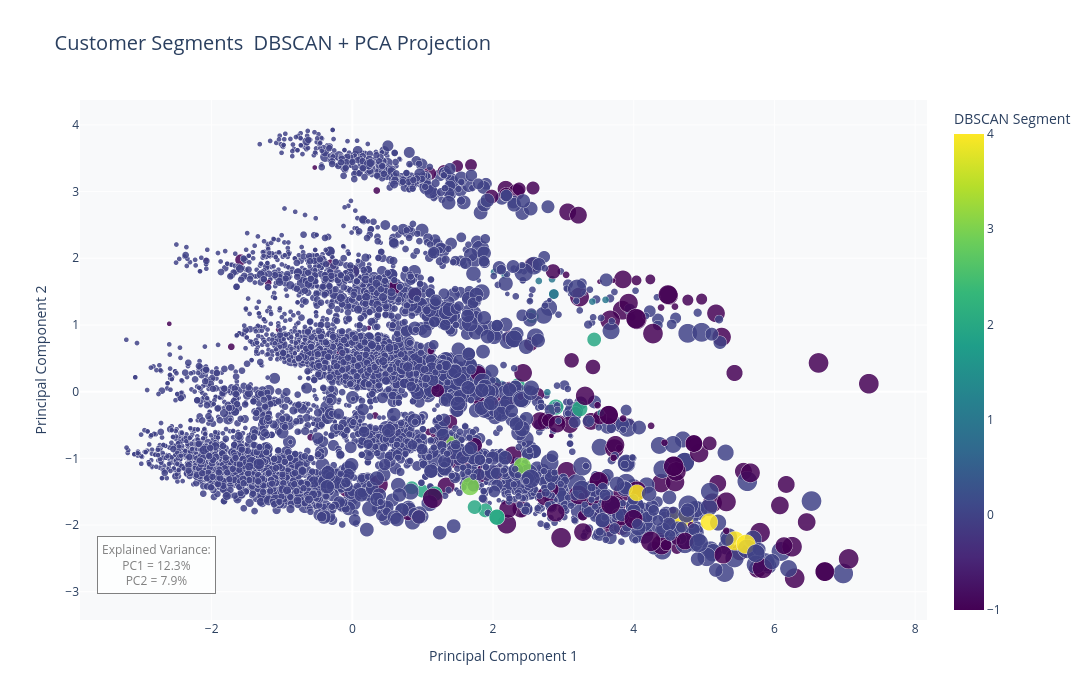

Notebook code for this chart:
### Code cell
X_num_db    = df[db_numeric_features].fillna(df[db_numeric_features].median())
X_cat_db    = pd.get_dummies(df[db_categorical_features], drop_first=True)
X_all_db    = pd.concat([X_num_db, X_cat_db], axis=1)

scaler_db   = StandardScaler()
X_scaled_db = scaler_db.fit_transform(X_all_db)

pca_db     = PCA(n_components=2, random_state=RANDOM_STATE)
pca_result = pca_db.fit_transform(X_scaled_db)

df['PCA1'] = pca_result[:, 0]
df['PCA2'] = pca_result[:, 1]

fig_db = px.scatter(
    df, x='PCA1', y='PCA2', color='Cluster',
    size='OrderCount',
    hover_data=['Tenure', 'SatisfactionScore', 'CashbackAmount',
                'Churn', 'DaySinceLastOrder'],
    color_continuous_scale='viridis',
    title='Customer Segments  DBSCAN + PCA Projection',
    labels={'Cluster': 'DBSCAN Segment',
            'PCA1': 'Principal Component 1',
            'PCA2': 'Principal Component 2'},
    opacity=0.85, width=1100, height=700
)
fig_db.update_traces(marker=dict(line=dict(width=0.5, color='white')))
fig_db.update_layout(
    title_font_size=20,
    plot_bgcolor='rgba(248,249,250,0.95)',
    paper_bgcolor='white'
)
explained = pca_db.explained_variance_ratio_
fig_db.add_annotation(
    text=f'Explained Variance:<br>PC1 = {explained[0]:.1%}<br>PC2 = {explained[1]:.1%}',
    xref='paper', yref='paper', x=0.02, y=0.05, showarrow=False,
    font=dict(size=12, color='gray'),
    bgcolor='rgba(255,255,255,0.8)', bordercolor='gray', borderpad=4
)
fig_db.show()

### Figure 1 — Plotly figure (JSON) as saved in the notebook; plotly's stock layout.template omitted (floating-point values rounded to 4 significant figures; data arrays with more than 128 entries replaced by an {"elided": "..."} marker saying what was removed)
{"data": [{"customdata": {"elided": "5630x5 float values"}, "hovertemplate": "Principal Component 1=%{x}<br>Principal Component 2=%{y}<br>OrderCount=%{marker.size}<br>Tenure=%{customdata[0]}<br>SatisfactionScore=%{customdata[1]}<br>CashbackAmount=%{customdata[2]}<br>Churn=%{customdata[3]}<br>DaySinceLastOrder=%{customdata[4]}<br>DBSCAN Segment=%{marker.color}<extra></extra>", "legendgroup": "", "marker": {"color": {"elided": "5630 int values"}, "coloraxis": "coloraxis", "line": {"color": "white", "width": 0.5}, "opacity": 0.85, "size": {"elided": "5630 float values"}, "sizemode": "area", "sizeref": 0.04, "symbol": "circle"}, "mode": "markers", "name": "", "showlegend": false, "type": "scattergl", "x": {"elided": "5630 float values"}, "xaxis": "x", "y": {"elided": "5630 float values"}, "yaxis": "y"}], "layout": {"annotations": [{"bgcolor": "rgba(255,255,255,0.8)", "bordercolor": "gray", "borderpad": 4, "font": {"color": "gray", "size": 12}, "showarrow": false, "text": "Explained Variance:<br>PC1 = 12.3%<br>PC2 = 7.9%", "x": 0.02, "xref": "paper", "y": 0.05, "yref": "paper"}], "coloraxis": {"colorbar": {"title": {"text": "DBSCAN Segment"}}, "colorscale": [[0, "#440154"], [0.1111, "#482878"], [0.2222, "#3e4989"], [0.3333, "#31688e"], [0.4444, "#26828e"], [0.5556, "#1f9e89"], [0.6667, "#35b779"], [0.7778, "#6ece58"], [0.8889, "#b5de2b"], [1, "#fde725"]]}, "height": 700, "legend": {"itemsizing": "constant", "tracegroupgap": 0}, "paper_bgcolor": "white", "plot_bgcolor": "rgba(248,249,250,0.95)", "title": {"font": {"size": 20}, "text": "Customer Segments  DBSCAN + PCA Projection"}, "width": 1100, "xaxis": {"anchor": "y", "domain": [0, 1], "title": {"text": "Principal Component 1"}}, "yaxis": {"anchor": "x", "domain": [0, 1], "title": {"text": "Principal Component 2"}}}}
